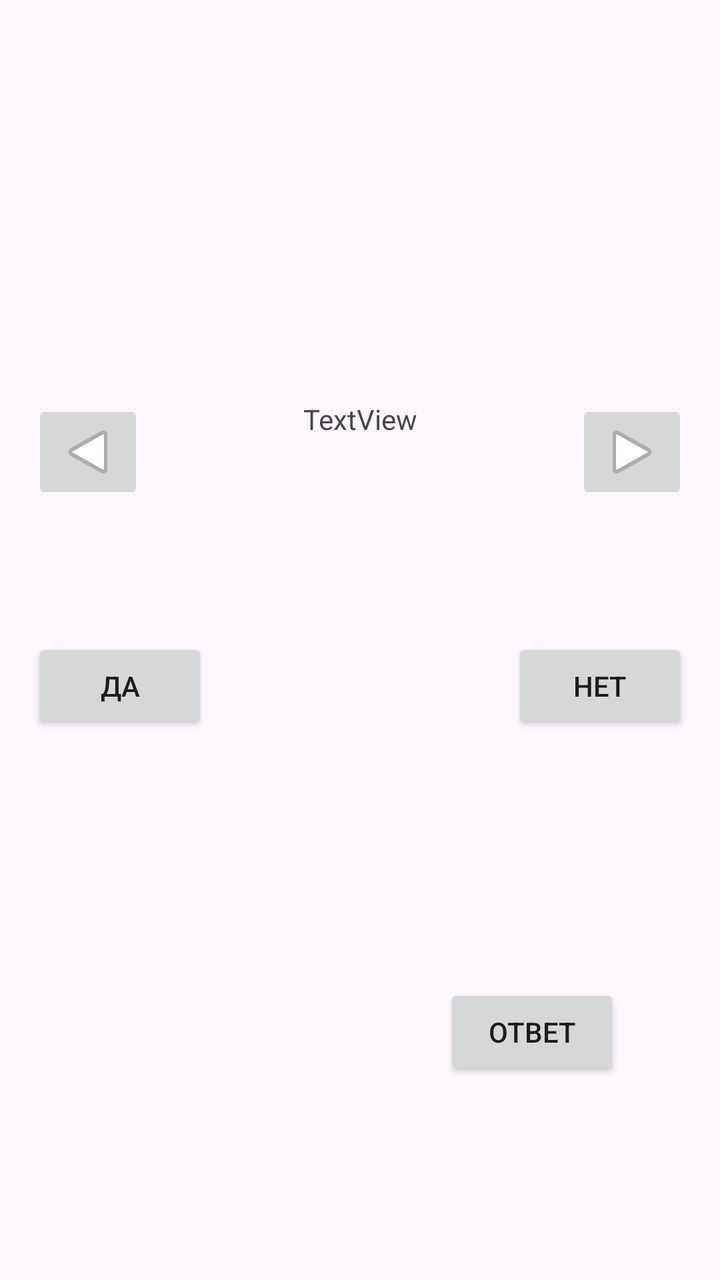
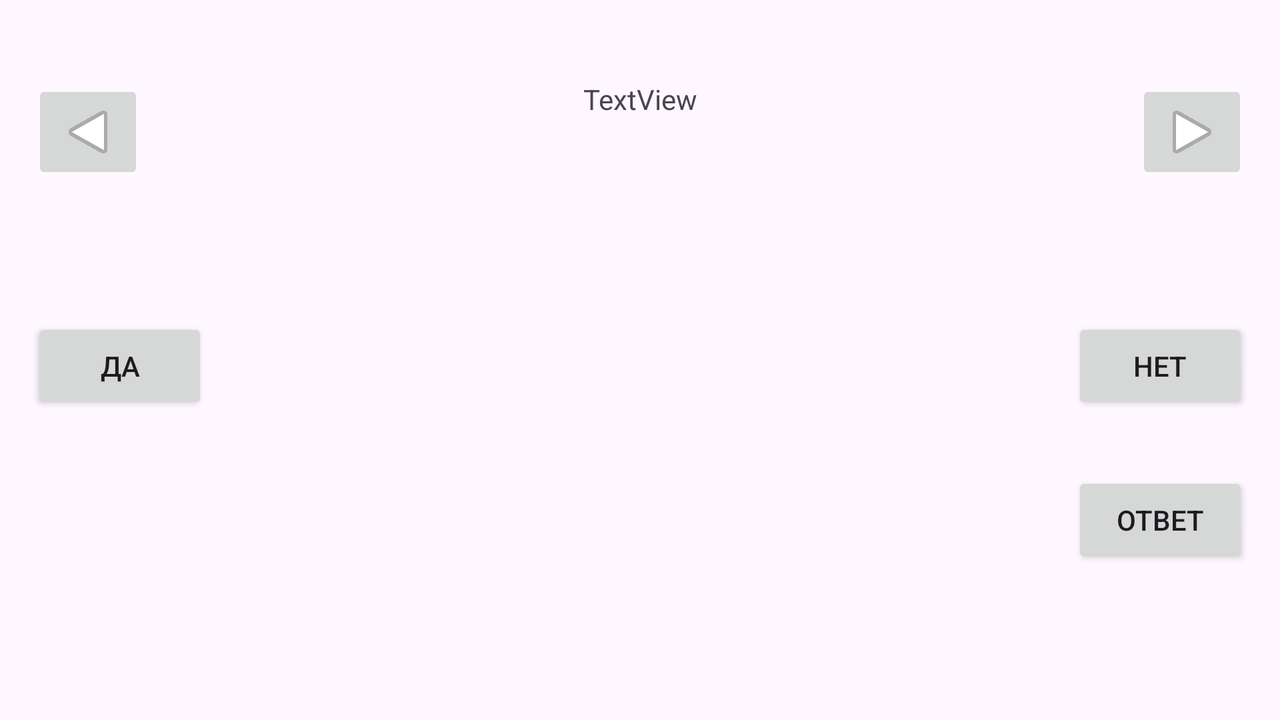

Two renders of one Android screen. The first uses the default layout on a phone; the second uses the alternative layout the repository ships for a different screen configuration, on a matching device. The two XML files are below.
<!-- AndroidManifest.xml: application theme Theme.Quiz4IT_2023 -->
<!-- res/layout/activity_main.xml -->
<?xml version="1.0" encoding="utf-8"?>
<androidx.constraintlayout.widget.ConstraintLayout xmlns:android="http://schemas.android.com/apk/res/android"
    xmlns:app="http://schemas.android.com/apk/res-auto"
    xmlns:tools="http://schemas.android.com/tools"
    android:layout_width="match_parent"
    android:layout_height="match_parent"
    tools:context=".MainActivity">

    <ImageButton
        android:id="@+id/btnPrev"
        android:layout_width="wrap_content"
        android:layout_height="wrap_content"
        android:layout_marginStart="16dp"
        android:layout_marginTop="200dp"
        android:rotation="180"
        app:layout_constraintStart_toStartOf="parent"
        app:layout_constraintTop_toTopOf="parent"
        app:srcCompat="@android:drawable/ic_media_play" />

    <ImageButton
        android:id="@+id/btnNext"
        android:layout_width="wrap_content"
        android:layout_height="wrap_content"
        android:layout_marginEnd="16dp"
        app:layout_constraintEnd_toEndOf="parent"
        app:layout_constraintTop_toTopOf="@+id/btnPrev"
        app:srcCompat="@android:drawable/ic_media_play" />

    <TextView
        android:id="@+id/tvQuestion"
        android:layout_width="0dp"
        android:layout_height="wrap_content"
        android:gravity="center"
        android:text="TextView"
        app:layout_constraintEnd_toStartOf="@+id/btnNext"
        app:layout_constraintHorizontal_bias="0.496"
        app:layout_constraintStart_toEndOf="@+id/btnPrev"
        app:layout_constraintTop_toTopOf="@+id/btnPrev" />

    <Button
        android:id="@+id/btnTrue"
        android:layout_width="wrap_content"
        android:layout_height="wrap_content"
        android:layout_marginStart="16dp"
        android:layout_marginTop="100dp"
        android:text="@string/true_button"
        app:layout_constraintStart_toStartOf="parent"
        app:layout_constraintTop_toBottomOf="@+id/tvQuestion" />

    <Button
        android:id="@+id/btnFalse"
        android:layout_width="wrap_content"
        android:layout_height="wrap_content"
        android:layout_marginEnd="16dp"
        android:text="@string/false_button"
        app:layout_constraintEnd_toEndOf="parent"
        app:layout_constraintTop_toTopOf="@+id/btnTrue" />

    <Button
        android:id="@+id/btnCheat"
        android:layout_width="wrap_content"
        android:layout_height="wrap_content"
        android:layout_marginEnd="50dp"
        android:layout_marginBottom="100dp"
        android:text="Ответ"
        app:layout_constraintBottom_toBottomOf="parent"
        app:layout_constraintEnd_toEndOf="parent" />
</androidx.constraintlayout.widget.ConstraintLayout>
<!-- resources referenced by this layout -->
<resources>
  <string name="false_button">нет</string>
  <string name="true_button">да</string>
  <style name="Theme.Quiz4IT_2023" parent="Base.Theme.Quiz4IT_2023" />
  <style name="Base.Theme.Quiz4IT_2023" parent="Theme.Material3.DayNight.NoActionBar">
          
          
      </style>
</resources>
<!-- res/layout-land/activity_main.xml (the author's variant of the layout above) -->
<!-- drawn on the phone turned sideways -->
<?xml version="1.0" encoding="utf-8"?>
<androidx.constraintlayout.widget.ConstraintLayout xmlns:android="http://schemas.android.com/apk/res/android"
    xmlns:app="http://schemas.android.com/apk/res-auto"
    xmlns:tools="http://schemas.android.com/tools"
    android:layout_width="match_parent"
    android:layout_height="match_parent"
    tools:context=".MainActivity">

    <ImageButton
        android:id="@+id/btnPrev"
        android:layout_width="wrap_content"
        android:layout_height="wrap_content"
        android:layout_marginStart="16dp"
        android:layout_marginTop="40dp"
        android:rotation="180"
        app:layout_constraintStart_toStartOf="parent"
        app:layout_constraintTop_toTopOf="parent"
        app:srcCompat="@android:drawable/ic_media_play" />

    <ImageButton
        android:id="@+id/btnNext"
        android:layout_width="wrap_content"
        android:layout_height="wrap_content"
        android:layout_marginEnd="16dp"
        app:layout_constraintEnd_toEndOf="parent"
        app:layout_constraintTop_toTopOf="@+id/btnPrev"
        app:srcCompat="@android:drawable/ic_media_play" />

    <TextView
        android:id="@+id/tvQuestion"
        android:layout_width="0dp"
        android:layout_height="wrap_content"
        android:gravity="center"
        android:text="TextView"
        app:layout_constraintEnd_toStartOf="@+id/btnNext"
        app:layout_constraintHorizontal_bias="0.0"
        app:layout_constraintStart_toEndOf="@+id/btnPrev"
        app:layout_constraintTop_toTopOf="@+id/btnPrev" />

    <Button
        android:id="@+id/btnTrue"
        android:layout_width="wrap_content"
        android:layout_height="wrap_content"
        android:layout_marginStart="16dp"
        android:layout_marginTop="100dp"
        android:text="@string/true_button"
        app:layout_constraintStart_toStartOf="parent"
        app:layout_constraintTop_toBottomOf="@+id/tvQuestion" />

    <Button
        android:id="@+id/btnFalse"
        android:layout_width="wrap_content"
        android:layout_height="wrap_content"
        android:layout_marginEnd="16dp"
        android:text="@string/false_button"
        app:layout_constraintEnd_toEndOf="parent"
        app:layout_constraintTop_toTopOf="@+id/btnTrue" />

    <Button
        android:id="@+id/btnCheat"
        android:layout_width="wrap_content"
        android:layout_height="wrap_content"
        android:layout_marginEnd="16dp"
        android:layout_marginBottom="68dp"
        android:text="Ответ"
        app:layout_constraintBottom_toBottomOf="parent"
        app:layout_constraintEnd_toEndOf="parent"
        app:layout_constraintTop_toBottomOf="@+id/btnFalse"
        app:layout_constraintVertical_bias="0.781" />
</androidx.constraintlayout.widget.ConstraintLayout>
